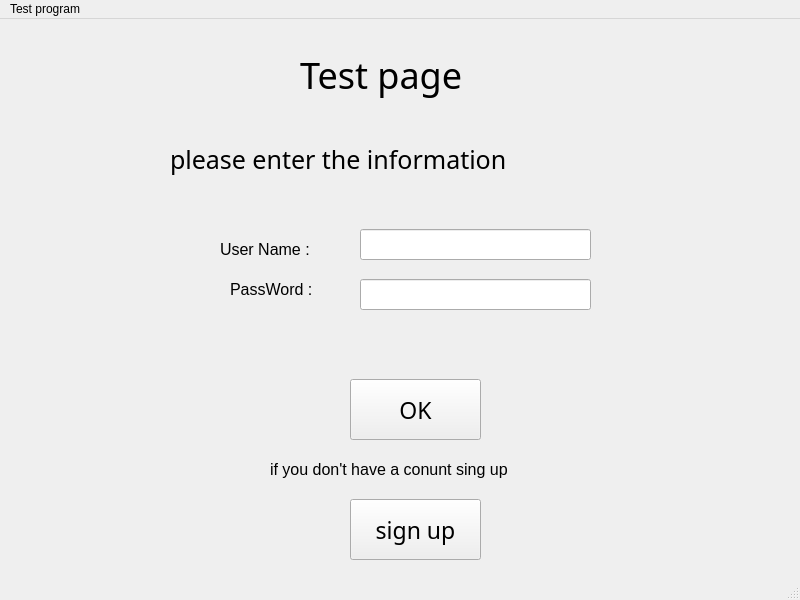
<?xml version="1.0" encoding="UTF-8"?>
<ui version="4.0">
 <class>MainWindow</class>
 <widget class="QMainWindow" name="MainWindow">
  <property name="geometry">
   <rect>
    <x>0</x>
    <y>0</y>
    <width>800</width>
    <height>600</height>
   </rect>
  </property>
  <property name="windowTitle">
   <string>MainWindow</string>
  </property>
  <widget class="QWidget" name="centralwidget">
   <property name="autoFillBackground">
    <bool>false</bool>
   </property>
   <widget class="QLineEdit" name="lineEdit">
    <property name="geometry">
     <rect>
      <x>360</x>
      <y>210</y>
      <width>231</width>
      <height>31</height>
     </rect>
    </property>
   </widget>
   <widget class="QLineEdit" name="lineEdit_2">
    <property name="geometry">
     <rect>
      <x>360</x>
      <y>260</y>
      <width>231</width>
      <height>31</height>
     </rect>
    </property>
   </widget>
   <widget class="QPushButton" name="pushButton">
    <property name="geometry">
     <rect>
      <x>350</x>
      <y>360</y>
      <width>131</width>
      <height>61</height>
     </rect>
    </property>
    <property name="font">
     <font>
      <family>Nirmala UI Semilight</family>
      <pointsize>17</pointsize>
     </font>
    </property>
    <property name="mouseTracking">
     <bool>false</bool>
    </property>
    <property name="text">
     <string>OK</string>
    </property>
   </widget>
   <widget class="QLabel" name="label">
    <property name="geometry">
     <rect>
      <x>300</x>
      <y>20</y>
      <width>221</width>
      <height>71</height>
     </rect>
    </property>
    <property name="font">
     <font>
      <family>Montserrat SemiBold</family>
      <pointsize>27</pointsize>
     </font>
    </property>
    <property name="text">
     <string>Test page</string>
    </property>
   </widget>
   <widget class="QLabel" name="label_2">
    <property name="geometry">
     <rect>
      <x>170</x>
      <y>100</y>
      <width>471</width>
      <height>81</height>
     </rect>
    </property>
    <property name="font">
     <font>
      <family>Montserrat SemiBold</family>
      <pointsize>19</pointsize>
      <italic>false</italic>
      <strikeout>false</strikeout>
      <kerning>true</kerning>
     </font>
    </property>
    <property name="text">
     <string>please enter the information</string>
    </property>
   </widget>
   <widget class="QLabel" name="label_3">
    <property name="geometry">
     <rect>
      <x>220</x>
      <y>210</y>
      <width>121</width>
      <height>41</height>
     </rect>
    </property>
    <property name="font">
     <font>
      <pointsize>12</pointsize>
     </font>
    </property>
    <property name="text">
     <string>User Name :</string>
    </property>
   </widget>
   <widget class="QLabel" name="label_4">
    <property name="geometry">
     <rect>
      <x>230</x>
      <y>250</y>
      <width>121</width>
      <height>41</height>
     </rect>
    </property>
    <property name="font">
     <font>
      <pointsize>12</pointsize>
     </font>
    </property>
    <property name="text">
     <string>PassWord :</string>
    </property>
   </widget>
   <widget class="QPushButton" name="pushButton_2">
    <property name="geometry">
     <rect>
      <x>350</x>
      <y>480</y>
      <width>131</width>
      <height>61</height>
     </rect>
    </property>
    <property name="font">
     <font>
      <family>Nirmala UI Semilight</family>
      <pointsize>17</pointsize>
     </font>
    </property>
    <property name="mouseTracking">
     <bool>false</bool>
    </property>
    <property name="text">
     <string>sign up</string>
    </property>
   </widget>
   <widget class="QLabel" name="label_5">
    <property name="geometry">
     <rect>
      <x>270</x>
      <y>430</y>
      <width>301</width>
      <height>41</height>
     </rect>
    </property>
    <property name="font">
     <font>
      <pointsize>12</pointsize>
     </font>
    </property>
    <property name="text">
     <string>if you don't have a conunt sing up</string>
    </property>
   </widget>
  </widget>
  <widget class="QMenuBar" name="menubar">
   <property name="geometry">
    <rect>
     <x>0</x>
     <y>0</y>
     <width>800</width>
     <height>26</height>
    </rect>
   </property>
   <widget class="QMenu" name="menuTest_program">
    <property name="title">
     <string>Test program</string>
    </property>
   </widget>
   <addaction name="menuTest_program"/>
  </widget>
  <widget class="QStatusBar" name="statusbar"/>
 </widget>
 <resources/>
 <connections/>
</ui>
